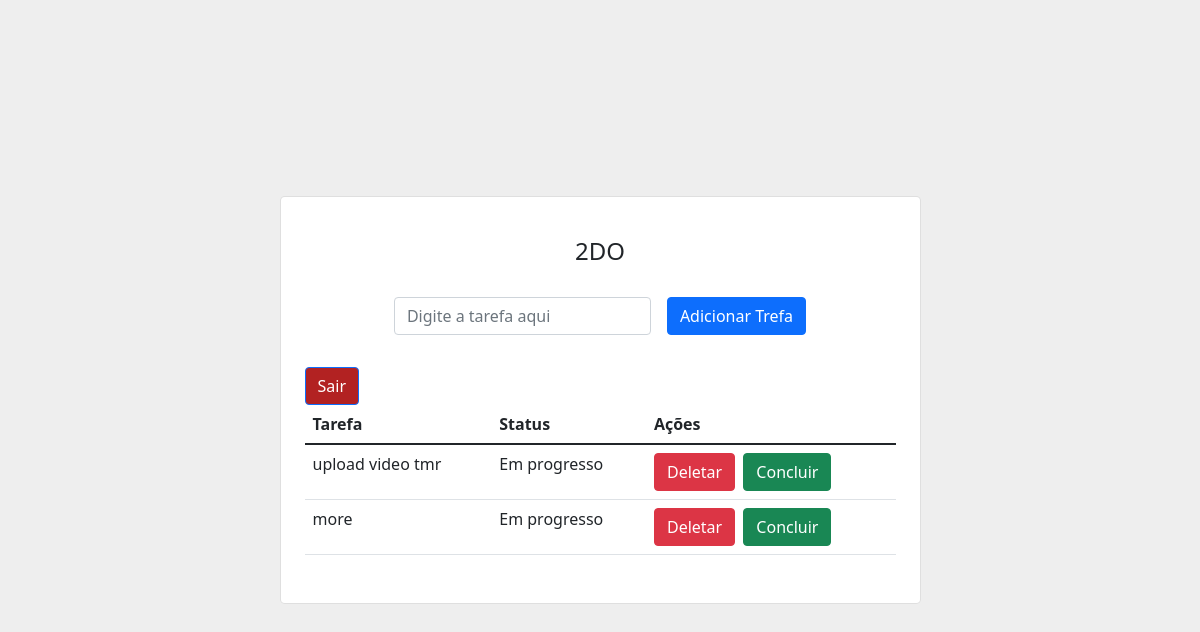
/ (signed in), run on an earlier commit of the app's database.
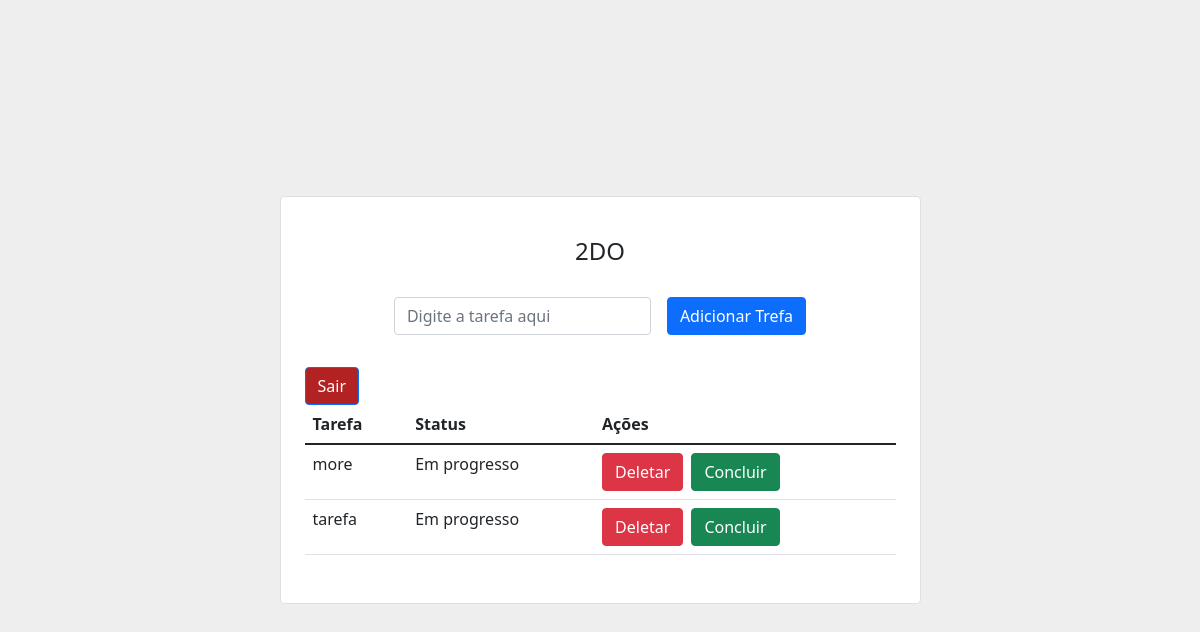
And on a later commit of the database.
### todoapp/models.py (models this page shows, shortened)
class todo(models.Model):
    user = models.ForeignKey(User, on_delete=models.CASCADE)
    todo_name = models.CharField(max_length=1000)
    status = models.BooleanField(default=False)

### todoapp/views.py (the view, shortened to what this page needs)
# urls.py: 2. Add a URL to urlpatterns:  path('', views.home, name='home')
@login_required
def home(request):
    all_todos = todo.objects.filter(user=request.user)
    context = {
        'todos': all_todos
    }
    return render(request, 'todoapp/todo.html', context)

### todoapp/templates/todoapp/todo.html (shortened to what this page needs)
<head>
</head>
<link rel="stylesheet" href="https://cdn.jsdelivr.net/npm/bootstrap@5.1.3/dist/css/bootstrap.min.css">
<section class="vh-100" style="background-color: #eee;">
    <div class="container py-5 h-100">
      <div class="row d-flex justify-content-center align-items-center h-100">
        <div class="col col-lg-9 col-xl-7">
          <div class="card rounded-3">
            <div class="card-body p-4">
              <h4 class="text-center my-3 pb-3">2DO</h4>
              <form method="POST" class="row row-cols-lg-auto g-3 justify-content-center align-items-center mb-4 pb-2">
                <div class="col-12">
                  <div class="form-outline">
                    <input type="text" id="form1" class="form-control" name="task" placeholder="Digite a tarefa aqui"/>
                  </div>
                </div>
                <div class="col-12">
                  <button type="submit" class="btn btn-primary">Adicionar Trefa</button>
                </div>
              </form>
              <a href="{% url 'logout' %}"><button style="background: firebrick; color: white;" type="submit" class="btn btn-primary">Sair</button></a>
              <table class="table mb-4">
                <thead>
                  <tr>
                    <th scope="col">Tarefa</th>
                    <th scope="col">Status</th>
                    <th scope="col">Ações</th>
                  </tr>
                </thead>
                <tbody>
                  {% for i in todos %}
                  <tr>
                    <td>{{i.todo_name}}</td>
                    {% if i.status == True %}
                      <td>Concluido</td>
                    {% else %}
                      <td>Em progresso</td>
                    {% endif %}
                    <td>
                      <a href="{% url 'delete' i.todo_name %}"><button type="submit" class="btn btn-danger">Deletar</button></a>
                      <a href="{% url 'update' i.todo_name %}"><button type="submit" class="btn btn-success ms-1">Concluir</button></a>
                    </td>
                  </tr>
                  {% endfor %}
                </tbody>
              </table>
            </div>
          </div>
        </div>
      </div>
    </div>
  </section>

What changed in the data, as far as the page shows it:
removed todo: todo_name "upload video tmr", status "Em progresso"
added todo: todo_name "tarefa", status "Em progresso"
